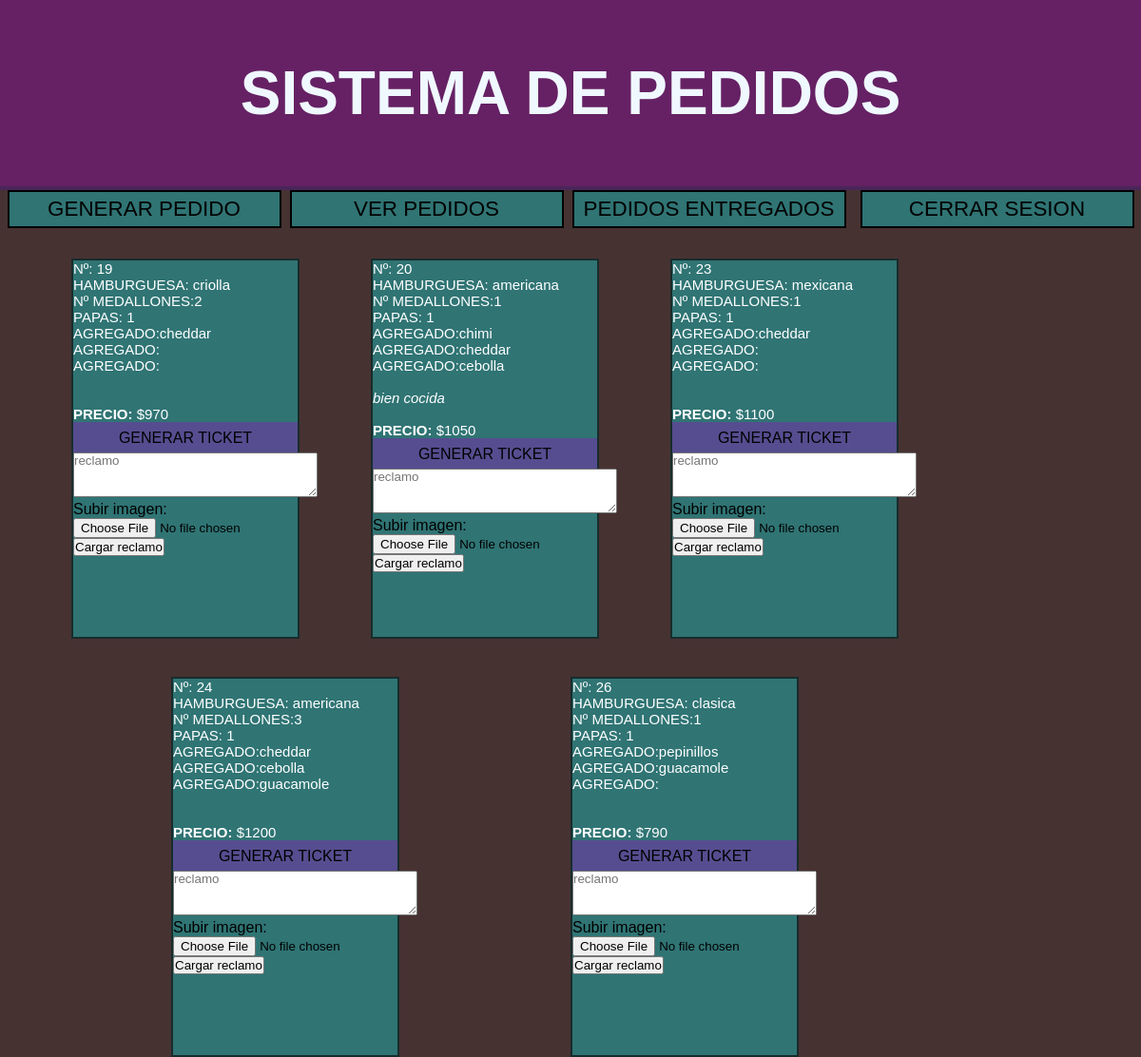
Before: /index.php?ruta=ver_entregados (signed in) with the older database file.
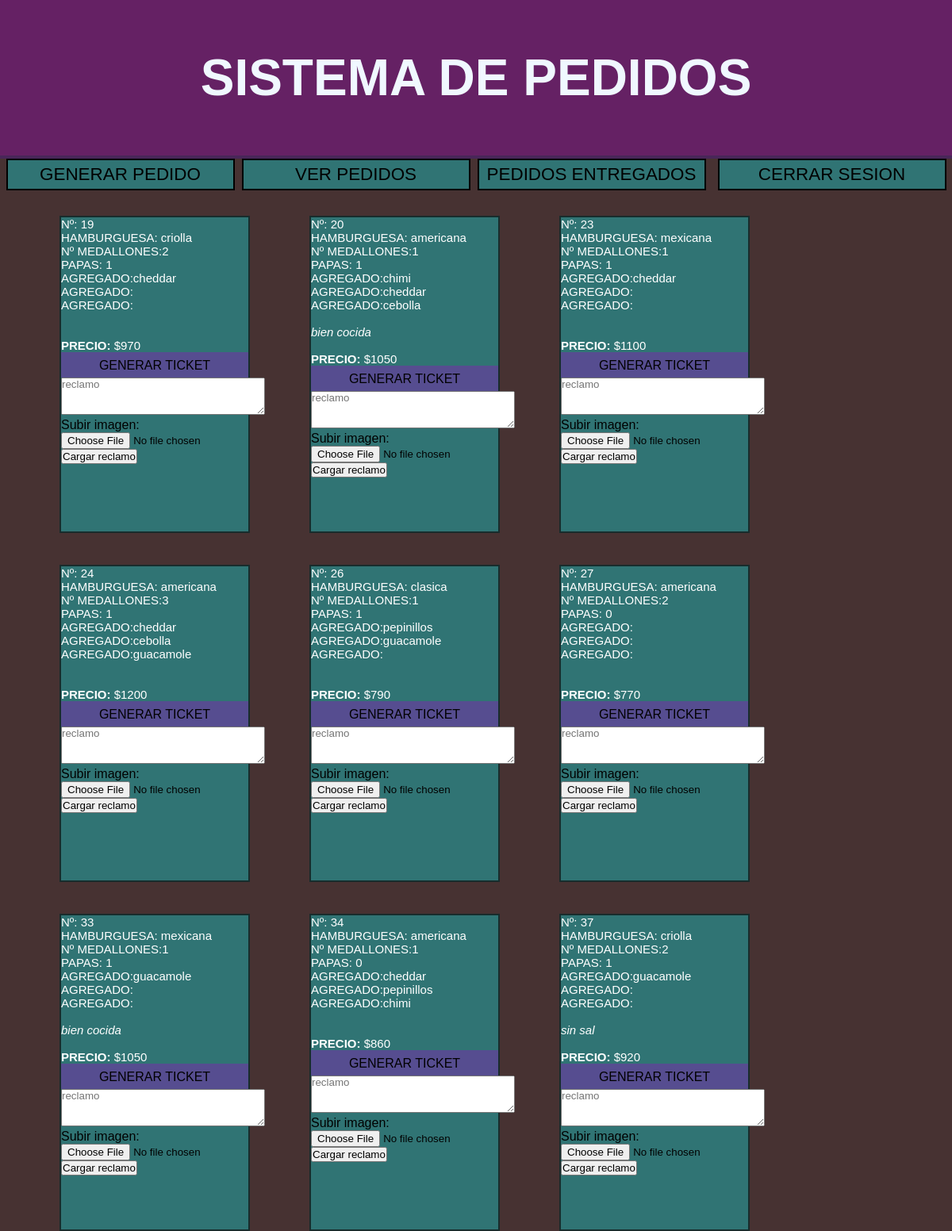
After: the same page with the newer database file.
### tables this page shows
CREATE TABLE `pedidos` (
  `id` int(3) NOT NULL,
  `hamburguesa` varchar(15) NOT NULL,
  `medallones` int(2) NOT NULL,
  `papas` tinyint(1) DEFAULT NULL,
  `agregado1` varchar(20) DEFAULT NULL,
  `agregado2` varchar(20) DEFAULT NULL,
  `agregado3` varchar(20) DEFAULT NULL,
  `comentarios` text DEFAULT NULL,
  `precio` int(5) NOT NULL,
  `entregado` varchar(15) NOT NULL
);

### controladores/plantilla.controlador.php (called while the page is built)
<?php
Class ControladorPlantilla{
    public function ctrGetPlantilla(){
        include "vistas/plantilla.php";
    }
}

### index.php (called while the page is built)
<?php
require_once "controladores/plantilla.controlador.php";
$plantilla = new ControladorPlantilla();
$plantilla -> ctrGetPlantilla();

### modelos/dbPedidos.php (called while the page is built, shortened)
<?php
class dbPedidos
{
    private $host = "localhost";
    private $user = "id18194560_erick";
    private $pass = "K5o&w~M>9_+!OQ19";
    private $db_name = "id18194560_erick_teper";
    private $conexion;
    private $error = false;
    function __construct()
    {
        $this->conexion = mysqli_connect($this->host, $this->user , $this->pass,
        $this->db_name);
    }
    public function mostrarEntregados(){
        if ($this->error==false){
            $consulta = mysqli_query($this->conexion, "SELECT * FROM pedidos WHERE entregado='entregado'");
            return $consulta;
        }else{
            return null;
        }
    }
}

### vistas/paginas/ver_entregados.php (the view, shortened to what this page needs)
<?php
include('./modelos/dbPedidos.php');
if(isset($_SESSION['admin'])){
?>
<div class='lista_pedidos'>
<?php
$pedidos = new dbPedidos();
$consulta = $pedidos->mostrarEntregados();
while($mostrar= mysqli_fetch_assoc($consulta)){
?>
<div class="pedido_entregado">
    <div class='datos_cosulta'><p>Nº: <?php echo $mostrar['id']?></p></div>
    <div class='datos_cosulta'><p>HAMBURGUESA: <?php echo $mostrar['hamburguesa']?></p></div>
    <div class='datos_cosulta'><p>Nº MEDALLONES:<?php echo $mostrar['medallones']?></p></div>
    <div class='datos_cosulta'><p>PAPAS: <?php echo $mostrar['papas']?></p></div>
    <div class='datos_cosulta'><p>AGREGADO:<?php echo $mostrar['agregado1']?></p></div>
    <div class='datos_cosulta'><p>AGREGADO:<?php echo $mostrar['agregado2']?></p></div>
    <div class='datos_cosulta'><p>AGREGADO:<?php echo $mostrar['agregado3']?></p><br></div>
    <div class='datos_cosulta'><p><i><?php echo $mostrar['comentarios']?></i></p><br></div>
    <div class='datos_cosulta'><p><b>PRECIO:</b> $<?php echo $mostrar['precio']?></p></div>
    <a href="./controladores/ticket.php?id=<?php echo $mostrar['id']?>" id="boton"><p>GENERAR TICKET</p></a>
    <form action="./controladores/reclamos.php" method="POST" enctype="multipart/form-data">
    <textarea name="reclamo" id="" cols="30" rows="3" placeholder="reclamo"></textarea>
    <div><p>Subir imagen: </p><input type="file" name="imagen" value="reclamo" ></div>
    <input type="submit" value="Cargar reclamo" name="subir">
    </form>
</div>
<?php
}
?>
</div>
<?php
}else{
    header("Location: index.php?");
}
?>

### vistas/plantilla.php (shortened to what this page needs)
<!DOCTYPE html>
<html lang="en">
<head>
    <link rel="stylesheet" type="text/css" href="./estilos/estilos.css">
</head>
<body>
<header>
    <div class="logo"><h1>SISTEMA DE PEDIDOS<h1> </div>
    <nav>
        <ul class="botonera">
            <li class="botones"><a class="botones_vinc" href="./index.php?ruta=formulario_pedido">GENERAR PEDIDO</a></li>
            <li class="bonotes"><a class="botones_vinc" href="./index.php?ruta=ver_pedidos">VER PEDIDOS</a></li>
            <li class="botones"><a class="botones_vinc" href="./index.php?ruta=ver_entregados">PEDIDOS ENTREGADOS</a></li>
            <li class="botones"><a class="botones_vinc" href="./index.php?ruta=cerrar_sesion">CERRAR SESION</a></li>
        </ul>
    </nav>
</header>
<section>
    <?php
    if(!$_GET){
        include "paginas/inicio_sesion.php";
    }elseif(isset($_GET["ruta"])){
            if(
              $_GET["ruta"]=="formulario_pedido" ||
              $_GET["ruta"]=="ver_pedidos" ||
             $_GET["ruta"]=="ver_entregados"||
             $_GET["ruta"]=="cerrar_sesion"
            ){
               include "paginas/" . $_GET["ruta"] . ".php";
             }else{
             include "paginas/error404.php";
            }
    }
        ?>
</section>

### estilos/estilos.css (style rules this page uses)
* { margin: 0; padding: 0; box-sizing: border-box; font-family:'Lucida Sans', 'Lucida Sans Regular', 'Lucida Grande', 'Lucida Sans Unicode', Geneva, Verdana, sans-serif; }
body { background-color: rgb(71, 50, 50); }
nav { height: 4vh; }
.logo { background-color: rgba(159, 0, 199, 0.336); height: 25vh; border-bottom: solid 4px rgba(1, 51, 58, 0.274); display: flex; justify-content: center; align-items: center; }
h1 { font-size: 4rem; color: aliceblue; font-family:'Arial Narrow Bold', sans-serif; }
.botonera { list-style-type: none; display: flex; flex-direction: row; justify-content: space-around; text-align: center; }
.botones { height: 5vh; width: 25vw; }
.botones_vinc { display: inline-block; background-color: rgba(0, 255, 255, 0.322); padding-top: 0.6vh; height: 5vh; width: 24vw; color: black; text-decoration: none; font-size: 1.4rem; border: solid 2px black; }
.lista_pedidos { width: 80vw; display: flex; flex-wrap: wrap; justify-content:space-evenly; align-items: flex-start; }
.pedido_entregado { background-color:rgba(0, 255, 255, 0.322); height: 50vh; width: 20vw; margin-left: 5vw; margin-top: 5vh; border: solid 2px rgba(14, 12, 12, 0.692); display: flex; flex-direction: column; }
.datos_cosulta { font-size: 15px; color: white; }
#boton { padding-top: 1vh; background-color: rgba(159, 0, 199, 0.336); text-align: center; height: 4vh; width: 100%; text-decoration: none; color: black; }

Changed rows visible on the page:
now on this page (row edited): pedidos: id "27", hamburguesa "americana", medallones "2", papas "0", precio "770"
added pedidos: id "33", hamburguesa "mexicana", medallones "1", papas "1", agregado1 "guacamole", comentarios "bien cocida", precio "1050"
added pedidos: id "34", hamburguesa "americana", medallones "1", papas "0", agregado1 "cheddar", agregado2 "pepinillos", agregado3 "chimi", precio "860"
added pedidos: id "37", hamburguesa "criolla", medallones "2", papas "1", agregado1 "guacamole", comentarios "sin sal", precio "920"
